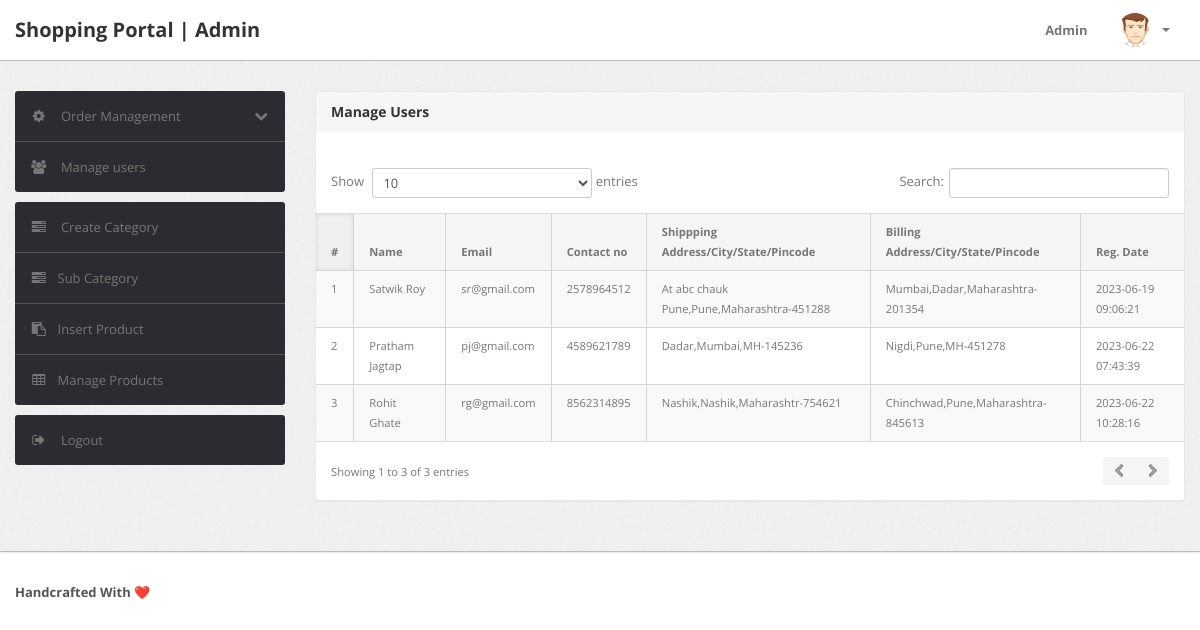
The page /shopping/admin/manage-users.php (signed in) on the database its author committed.
### tables this page shows
CREATE TABLE `users` (
  `id` int(11) NOT NULL,
  `name` varchar(255) DEFAULT NULL,
  `email` varchar(255) DEFAULT NULL,
  `contactno` bigint(11) DEFAULT NULL,
  `password` varchar(255) DEFAULT NULL,
  `shippingAddress` longtext DEFAULT NULL,
  `shippingState` varchar(255) DEFAULT NULL,
  `shippingCity` varchar(255) DEFAULT NULL,
  `shippingPincode` int(11) DEFAULT NULL,
  `billingAddress` longtext DEFAULT NULL,
  `billingState` varchar(255) DEFAULT NULL,
  `billingCity` varchar(255) DEFAULT NULL,
  `billingPincode` int(11) DEFAULT NULL,
  `regDate` timestamp NOT NULL DEFAULT current_timestamp(),
  `updationDate` varchar(255) DEFAULT NULL
);

### shopping/admin/manage-users.php (the view, shortened to what this page needs)
<?php
include('include/config.php');
if (strlen($_SESSION['alogin']) == 0) {
	header('location:index.php');
} else {
	?>
	<!DOCTYPE html>
	<html lang="en">
	<head>
		<link type="text/css" href="bootstrap/css/bootstrap.min.css" rel="stylesheet">
		<link type="text/css" href="bootstrap/css/bootstrap-responsive.min.css" rel="stylesheet">
		<link type="text/css" href="css/theme.css" rel="stylesheet">
		<link type="text/css" href="images/icons/css/font-awesome.css" rel="stylesheet">
	</head>
	<body>
		<?php include('include/header.php'); ?>
		<div class="wrapper">
			<div class="container">
				<div class="row">
					<?php include('include/sidebar.php'); ?>
					<div class="span9">
						<div class="content">
							<div class="module" style="font-size:.7rem">
								<div class="module-head">
									<h3>Manage Users</h3>
								</div>
								<div class="module-body table">
									<br />
									<table cellpadding="0" cellspacing="0" border="0"
										class="datatable-1 table table-bordered table-striped	 display" width="100%">
										<thead>
											<tr>
												<th>#</th>
												<th> Name</th>
												<th>Email </th>
												<th>Contact no</th>
												<th>Shippping Address/City/State/Pincode </th>
												<th>Billing Address/City/State/Pincode </th>
												<th>Reg. Date </th>
											</tr>
										</thead>
										<tbody>
											<?php $query = mysqli_query($con, "select * from users");
											$cnt = 1;
											while ($row = mysqli_fetch_array($query)) {
												?>
												<tr>
													<td>
														<?php echo htmlentities($cnt); ?>
													</td>
													<td>
														<?php echo htmlentities($row['name']); ?>
													</td>
													<td>
														<?php echo htmlentities($row['email']); ?>
													</td>
													<td>
														<?php echo htmlentities($row['contactno']); ?>
													</td>
													<td>
														<?php echo htmlentities($row['shippingAddress'] . "," . $row['shippingCity'] . "," . $row['shippingState'] . "-" . $row['shippingPincode']); ?>
													</td>
													<td>
														<?php echo htmlentities($row['billingAddress'] . "," . $row['billingCity'] . "," . $row['billingState'] . "-" . $row['billingPincode']); ?>
													</td>
													<td>
														<?php echo htmlentities($row['regDate']); ?>
													</td>
													<?php $cnt = $cnt + 1;
											} ?>
									</table>
								</div>
							</div>
						</div>
					</div>
				</div>
			</div>
		</div>
		<?php include('include/footer.php'); ?>
	</body>
<?php } ?>

### shopping/admin/css/theme.css (style rules this page uses)
body { font-size: 13px; font-family: 'Open Sans', Arial, sans-serif; background: #fff; color: #777 }
h1, h2, h3, h4, h5, h6 { color: #333; margin-top: 0 }
h3 { font-size: 20px }
.wrapper { background: url(../images/bg.png) #eee; border-bottom: 1px solid #bbb; -webkit-box-shadow: 0 1px 2px rgba(0,0,0,0.1); -moz-box-shadow: 0 1px 2px rgba(0,0,0,0.1); box-shadow: 0 1px 2px rgba(0,0,0,0.1); padding: 30px 0 }
.module { background: #fff; -webkit-border-radius: 3px; -moz-border-radius: 3px; border-radius: 3px; border: 1px solid #ccc; border-bottom-color: #bbb; -webkit-box-shadow: 0 0 1px rgba(0,0,0,0.2); -moz-box-shadow: 0 0 1px rgba(0,0,0,0.2); box-shadow: 0 0 1px rgba(0,0,0,0.2); margin-bottom: 30px }
.table { margin-bottom: 0 }
.table th, .table td { border-color: #d5d5d5!important }
.table-bordered thead:first-child tr:first-child>th:first-child, .table-bordered tbody:first-child tr:first-child>td:first-child { -webkit-border-top-left-radius: 2px; -moz-border-radius-topleft: 2px; border-top-left-radius: 2px }
.table-bordered thead:first-child tr:first-child>th:last-child, .table-bordered tbody:first-child tr:first-child>td:last-child { -webkit-border-top-right-radius: 2px; -moz-border-radius-topright: 2px; border-top-right-radius: 2px }
.table-bordered thead:last-child tr:last-child>th:first-child, .table-bordered tbody:last-child tr:last-child>td:first-child, .table-bordered tfoot:last-child tr:last-child>td:first-child { -webkit-border-bottom-left-radius: 2px; -moz-border-radius-bottomleft: 2px; border-bottom-left-radius: 2px }
.table-bordered thead:last-child tr:last-child>th:last-child, .table-bordered tbody:last-child tr:last-child>td:last-child, .table-bordered tfoot:last-child tr:last-child>td:last-child { -webkit-border-bottom-right-radius: 2px; -moz-border-radius-bottomright: 2px; border-bottom-right-radius: 2px }
.module { box-shadow: 0 0 3px rgba(0,0,0,.1); border-color: #e9e9e9; margin-bottom: 20px; background-color: #fff; border-radius: 4px; -webkit-box-shadow: 0 1px 1px rgba(0,0,0,.05); box-shadow: 0 1px 1px rgba(0,0,0,.05); }
.module-head { color: #767676; background-color: #f6f6f6; border-color: #e9e9e9; padding: 10px 15px; border-bottom: 1px solid transparent; border-top-right-radius: 3px; border-top-left-radius: 3px; }
.module-head h3 { font-size: 14px; line-height: 20px; height: 20px; margin: 0 }
.module-body { padding: 15px }
.module-body.table { padding: 15px 0 }
.module-body.table .table th, .module-body.table .table td { padding-left: 15px; padding-right: 15px }
.dataTables_wrapper table th { background: #f5f5f5; cursor: pointer }
.dataTables_wrapper table th.sorting_asc, .dataTables_wrapper table th.sorting_desc { background: #f0f0f0; -webkit-box-shadow: 0 0 5px rgba(0,0,0,0.1) inset; -moz-box-shadow: 0 0 5px rgba(0,0,0,0.1) inset; box-shadow: 0 0 5px rgba(0,0,0,0.1) inset }
.dataTables_wrapper .table-bordered { -webkit-border-radius: 0; -moz-border-radius: 0; border-radius: 0; border-left: 0; border-right: 0 }
.dataTables_wrapper .table-bordered thead tr>th:first-child, .dataTables_wrapper .table-bordered tbody tr>td:first-child, .dataTables_wrapper .table-bordered tfoot tr>td:first-child, .dataTables_wrapper .table-bordered tfoot tr>th:first-child { border-left: 0 }
.dataTables_wrapper .table-bordered thead:first-child tr:first-child>th:first-child, .dataTables_wrapper .table-bordered tbody:first-child tr:first-child>td:first-child { -webkit-border-top-left-radius: 0; -moz-border-radius-topleft: 0; border-top-left-radius: 0 }
.dataTables_wrapper .table-bordered thead:first-child tr:first-child>th:last-child, .dataTables_wrapper .table-bordered tbody:first-child tr:first-child>td:last-child { -webkit-border-top-right-radius: 0; -moz-border-radius-topright: 0; border-top-right-radius: 0 }
.dataTables_wrapper .table-bordered thead:last-child tr:last-child>th:first-child, .dataTables_wrapper .table-bordered tbody:last-child tr:last-child>td:first-child, .dataTables_wrapper .table-bordered tfoot:last-child tr:last-child>td:first-child { -webkit-border-bottom-left-radius: 0; -moz-border-radius-bottomleft: 0; border-bottom-left-radius: 0 }
.dataTables_wrapper .table-bordered thead:last-child tr:last-child>th:last-child, .dataTables_wrapper .table-bordered tbody:last-child tr:last-child>td:last-child, .dataTables_wrapper .table-bordered tfoot:last-child tr:last-child>td:last-child { -webkit-border-bottom-right-radius: 0; -moz-border-radius-bottomright: 0; border-bottom-right-radius: 0 }

### rows shown on the page
users: name "Satwik Roy", email "sr@gmail.com", contactno "2578964512", shippingAddress+shippingCity+shippingState "At abc chauk Pune,Pune,Maharashtra-451288", billingAddress+billingCity+billingState "Mumbai,Dadar,Maharashtra-201354", regDate "2023-06-19 09:06:21"
users: name "Pratham Jagtap", email "pj@gmail.com", contactno "4589621789", shippingAddress+shippingCity+shippingState "Dadar,Mumbai,MH-145236", billingAddress+billingCity+billingState "Nigdi,Pune,MH-451278", regDate "2023-06-22 07:43:39"
users: name "Rohit Ghate", email "rg@gmail.com", contactno "8562314895", shippingAddress+shippingCity+shippingState "Nashik,Nashik,Maharashtr-754621", billingAddress+billingCity+billingState "Chinchwad,Pune,Maharashtra-845613", regDate "2023-06-22 10:28:16"
